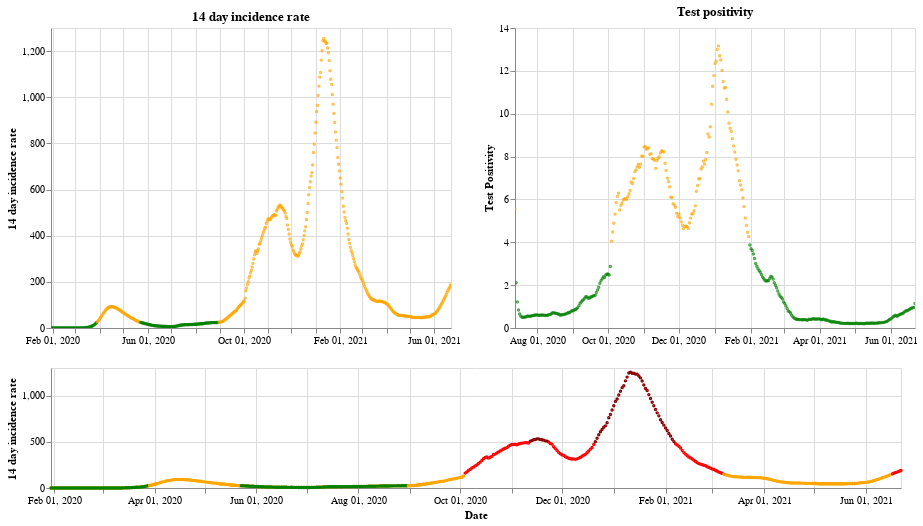

Source (notebook cell):
### Markdown cell above
## England

### Code cell
plot_traffic_light('England')

### Figure 1 — Vega-Lite specification as saved in the notebook (floating-point values rounded to 4 significant figures; data arrays with more than 128 entries replaced by an {"elided": "..."} marker saying what was removed)
{"config": {"view": {"continuousWidth": 400, "continuousHeight": 300}}, "vconcat": [{"hconcat": [{"mark": {"type": "point", "size": 2}, "encoding": {"color": {"condition": {"value": "green", "test": "(datum.twoWeeklyCasesRate <= 25)"}, "value": "orange"}, "tooltip": [{"type": "nominal", "field": "areaName"}, {"type": "temporal", "field": "date"}, {"type": "quantitative", "field": "twoWeeklyCasesRate"}, {"type": "quantitative", "field": "testPositivity"}], "x": {"type": "temporal", "axis": {"title": ""}, "field": "date", "scale": {"domain": {"selection": "DateBrush"}}, "timeUnit": "yearmonthdate"}, "y": {"type": "quantitative", "axis": {"title": "14 day incidence rate"}, "field": "twoWeeklyCasesRate"}}, "title": "14 day incidence rate", "width": 400}, {"mark": {"type": "point", "size": 2}, "encoding": {"color": {"condition": {"value": "green", "test": "(datum.testPositivity <= 4)"}, "value": "orange"}, "tooltip": [{"type": "nominal", "field": "areaName"}, {"type": "temporal", "field": "date"}, {"type": "quantitative", "field": "twoWeeklyCasesRate"}, {"type": "quantitative", "field": "testPositivity"}], "x": {"type": "temporal", "axis": {"title": ""}, "field": "date", "scale": {"domain": {"selection": "DateBrush"}}, "timeUnit": "yearmonthdate"}, "y": {"type": "quantitative", "axis": {"title": "Test Positivity"}, "field": "testPositivity"}}, "title": "Test positivity", "width": 400}]}, {"layer": [{"mark": {"type": "point", "size": 2}, "encoding": {"color": {"condition": {"value": "orange", "test": "((50 && datum.twoWeeklyCasesRate) < 150)"}, "value": "red"}, "opacity": {"condition": {"value": 1, "test": "((50 && datum.twoWeeklyCasesRate) < 500)"}, "value": 0}, "tooltip": [{"type": "nominal", "field": "areaName"}, {"type": "temporal", "field": "date"}, {"type": "quantitative", "field": "twoWeeklyCasesRate"}, {"type": "quantitative", "field": "testPositivity"}], "x": {"type": "temporal", "axis": {"title": "Date"}, "field": "date", "timeUnit": "yearmonthdate"}, "y": {"type": "quantitative", "axis": {"title": "14 day incidence rate"}, "field": "twoWeeklyCasesRate"}}, "selection": {"DateBrush": {"type": "interval", "encodings": ["x"], "fields": ["Time"]}}, "width": 850}, {"mark": {"type": "point", "size": 2}, "encoding": {"color": {"value": "darkred"}, "opacity": {"condition": {"value": 1, "test": "(datum.twoWeeklyCasesRate >= 500)"}, "value": 0}, "tooltip": [{"type": "nominal", "field": "areaName"}, {"type": "temporal", "field": "date"}, {"type": "quantitative", "field": "twoWeeklyCasesRate"}, {"type": "quantitative", "field": "testPositivity"}], "x": {"type": "temporal", "axis": {"title": "Date"}, "field": "date", "timeUnit": "yearmonthdate"}, "y": {"type": "quantitative", "axis": {"title": "14 day incidence rate"}, "field": "twoWeeklyCasesRate"}}, "width": 400}, {"mark": {"type": "point", "size": 2}, "encoding": {"color": {"condition": {"value": "green", "test": "((4 && datum.twoWeeklyCasesRate) < 25)"}, "value": "orange"}, "opacity": {"condition": {"value": 1, "test": "(datum.twoWeeklyCasesRate < 50)"}, "value": 0}, "tooltip": [{"type": "nominal", "field": "areaName"}, {"type": "temporal", "field": "date"}, {"type": "quantitative", "field": "twoWeeklyCasesRate"}, {"type": "quantitative", "field": "testPositivity"}], "x": {"type": "temporal", "axis": {"title": "Date"}, "field": "date", "timeUnit": "yearmonthdate"}, "y": {"type": "quantitative", "axis": {"title": "14 day incidence rate"}, "field": "twoWeeklyCasesRate"}}, "width": 400}], "height": 120, "width": 800}], "data": {"name": "data-fa4668e88ae8ba79b8bbc83f38a59282"}, "$schema": "https://vega.github.io/schema/vega-lite/v4.8.1.json", "datasets": {"data-fa4668e88ae8ba79b8bbc83f38a59282": {"elided": "510 records"}}}
